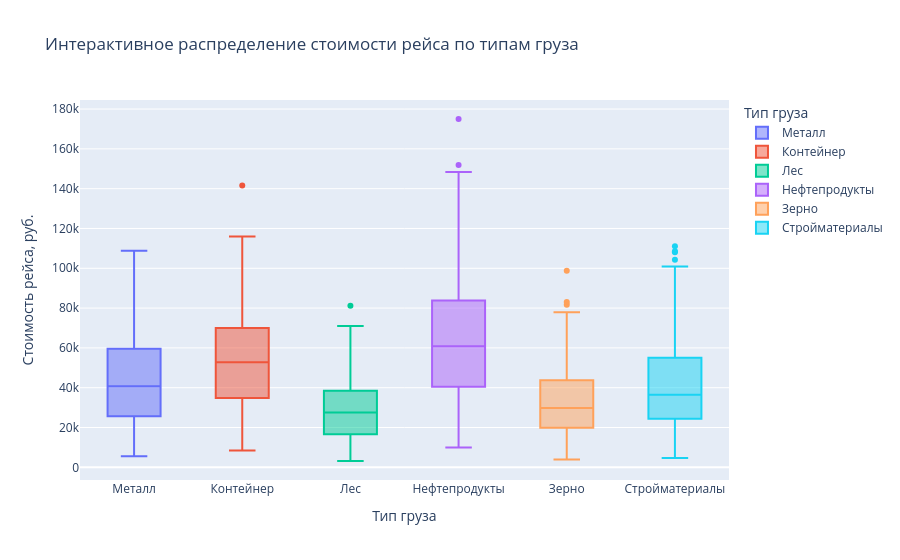

This figure's notebook cell:
### Markdown cell above
4) Интерактивный boxplot позволяет наводить курсор и видеть точные значения, а также приближать график

### Code cell
# 4)
fig_box = px.box(df, x="cargo_type", y="cost_rub", color="cargo_type",
                 points="outliers",
                 title="Интерактивное распределение стоимости рейса по типам груза",
                 labels={"cargo_type": "Тип груза", "cost_rub": "Стоимость рейса, руб."})
fig_box.show()

### Figure 1 — Plotly figure (JSON) as saved in the notebook; plotly's stock layout.template omitted (floating-point values rounded to 4 significant figures; data arrays with more than 128 entries replaced by an {"elided": "..."} marker saying what was removed)
{"data": [{"alignmentgroup": "True", "boxpoints": "outliers", "hovertemplate": "Тип груза=%{x}<br>Стоимость рейса, руб.=%{y}<extra></extra>", "legendgroup": "Металл", "marker": {"color": "#636efa"}, "name": "Металл", "notched": false, "offsetgroup": "Металл", "orientation": "v", "showlegend": true, "type": "box", "x": {"elided": "163 str values"}, "x0": " ", "xaxis": "x", "y": {"elided": "163 int values"}, "y0": " ", "yaxis": "y"}, {"alignmentgroup": "True", "boxpoints": "outliers", "hovertemplate": "Тип груза=%{x}<br>Стоимость рейса, руб.=%{y}<extra></extra>", "legendgroup": "Контейнер", "marker": {"color": "#EF553B"}, "name": "Контейнер", "notched": false, "offsetgroup": "Контейнер", "orientation": "v", "showlegend": true, "type": "box", "x": {"elided": "139 str values"}, "x0": " ", "xaxis": "x", "y": {"elided": "139 int values"}, "y0": " ", "yaxis": "y"}, {"alignmentgroup": "True", "boxpoints": "outliers", "hovertemplate": "Тип груза=%{x}<br>Стоимость рейса, руб.=%{y}<extra></extra>", "legendgroup": "Лес", "marker": {"color": "#00cc96"}, "name": "Лес", "notched": false, "offsetgroup": "Лес", "orientation": "v", "showlegend": true, "type": "box", "x": {"elided": "156 str values"}, "x0": " ", "xaxis": "x", "y": {"elided": "156 int values"}, "y0": " ", "yaxis": "y"}, {"alignmentgroup": "True", "boxpoints": "outliers", "hovertemplate": "Тип груза=%{x}<br>Стоимость рейса, руб.=%{y}<extra></extra>", "legendgroup": "Нефтепродукты", "marker": {"color": "#ab63fa"}, "name": "Нефтепродукты", "notched": false, "offsetgroup": "Нефтепродукты", "orientation": "v", "showlegend": true, "type": "box", "x": ["Нефтепродукты", "Нефтепродукты", "Нефтепродукты", "Нефтепродукты", "Нефтепродукты", "Нефтепродукты", "Нефтепродукты", "Нефтепродукты", "Нефтепродукты", "Нефтепродукты", "Нефтепродукты", "Нефтепродукты", "Нефтепродукты", "Нефтепродукты", "Нефтепродукты", "Нефтепродукты", "Нефтепродукты", "Нефтепродукты", "Нефтепродукты", "Нефтепродукты", "Нефтепродукты", "Нефтепродукты", "Нефтепродукты", "Нефтепродукты", "Нефтепродукты", "Нефтепродукты", "Нефтепродукты", "Нефтепродукты", "Нефтепродукты", "Нефтепродукты", "Нефтепродукты", "Нефтепродукты", "Нефтепродукты", "Нефтепродукты", "Нефтепродукты", "Нефтепродукты", "Нефтепродукты", "Нефтепродукты", "Нефтепродукты", "Нефтепродукты", "Нефтепродукты", "Нефтепродукты", "Нефтепродукты", "Нефтепродукты", "Нефтепродукты", "Нефтепродукты", "Нефтепродукты", "Нефтепродукты", "Нефтепродукты", "Нефтепродукты", "Нефтепродукты", "Нефтепродукты", "Нефтепродукты", "Нефтепродукты", "Нефтепродукты", "Нефтепродукты", "Нефтепродукты", "Нефтепродукты", "Нефтепродукты", "Нефтепродукты", "Нефтепродукты", "Нефтепродукты", "Нефтепродукты", "Нефтепродукты", "Нефтепродукты", "Нефтепродукты", "Нефтепродукты", "Нефтепродукты", "Нефтепродукты", "Нефтепродукты", "Нефтепродукты", "Нефтепродукты", "Нефтепродукты", "Нефтепродукты", "Нефтепродукты", "Нефтепродукты", "Нефтепродукты", "Нефтепродукты", "Нефтепродукты", "Нефтепродукты", "Нефтепродукты", "Нефтепродукты", "Нефтепродукты", "Нефтепродукты", "Нефтепродукты", "Нефтепродукты", "Нефтепродукты", "Нефтепродукты", "Нефтепродукты", "Нефтепродукты", "Нефтепродукты", "Нефтепродукты", "Нефтепродукты", "Нефтепродукты", "Нефтепродукты", "Нефтепродукты", "Нефтепродукты", "Нефтепродукты", "Нефтепродукты", "Нефтепродукты", "Нефтепродукты", "Нефтепродукты", "Нефтепродукты", "Нефтепродукты", "Нефтепродукты", "Нефтепродукты", "Нефтепродукты", "Нефтепродукты", "Нефтепродукты", "Нефтепродукты", "Нефтепродукты", "Нефтепродукты", "Нефтепродукты", "Нефтепродукты", "Нефтепродукты", "Нефтепродукты", "Нефтепродукты", "Нефтепродукты", "Нефтепродукты", "Нефтепродукты", "Нефтепродукты", "Нефтепродукты", "Нефтепродукты", "Нефтепродукты", "Нефтепродукты", "Нефтепродукты", "Нефтепродукты", "Нефтепродукты"], "x0": " ", "xaxis": "x", "y": [21010, 62100, 42270, 76530, 120070, 23270, 39710, 38410, 78250, 67600, 99630, 111330, 29910, 85390, 151840, 96520, 54040, 21110, 29080, 59870, 76840, 49610, 119220, 43230, 51270, 37510, 39970, 52050, 40190, 37740, 52140, 68140, 69460, 89430, 68710, 175010, 56530, 140150, 31720, 49270, 79290, 111030, 57110, 63980, 25120, 51710, 34680, 66750, 126120, 52640, 47780, 40640, 32010, 148400, 68140, 40040, 34940, 58140, 33050, 47780, 123820, 89050, 60620, 58230, 51000, 95580, 66370, 89830, 58560, 66270, 112200, 63200, 94940, 71480, 76040, 57650, 69020, 75980, 20010, 77000, 116880, 81800, 46060, 41420, 83400, 51560, 67770, 90260, 51350, 18890, 101140, 84290, 61610, 94350, 21030, 30020, 90040, 43060, 82800, 65010, 90140, 43190, 75850, 94670, 80550, 32590, 25360, 27520, 61060, 38170, 97830, 38180, 49480, 46800, 106390, 35600, 68240, 104130, 33330, 46650, 71630, 122680, 9930, 71860, 35890, 108750, 21800, 55880], "y0": " ", "yaxis": "y"}, {"alignmentgroup": "True", "boxpoints": "outliers", "hovertemplate": "Тип груза=%{x}<br>Стоимость рейса, руб.=%{y}<extra></extra>", "legendgroup": "Зерно", "marker": {"color": "#FFA15A"}, "name": "Зерно", "notched": false, "offsetgroup": "Зерно", "orientation": "v", "showlegend": true, "type": "box", "x": {"elided": "164 str values"}, "x0": " ", "xaxis": "x", "y": {"elided": "164 int values"}, "y0": " ", "yaxis": "y"}, {"alignmentgroup": "True", "boxpoints": "outliers", "hovertemplate": "Тип груза=%{x}<br>Стоимость рейса, руб.=%{y}<extra></extra>", "legendgroup": "Стройматериалы", "marker": {"color": "#19d3f3"}, "name": "Стройматериалы", "notched": false, "offsetgroup": "Стройматериалы", "orientation": "v", "showlegend": true, "type": "box", "x": {"elided": "160 str values"}, "x0": " ", "xaxis": "x", "y": {"elided": "160 int values"}, "y0": " ", "yaxis": "y"}], "layout": {"boxmode": "overlay", "legend": {"title": {"text": "Тип груза"}, "tracegroupgap": 0}, "title": {"text": "Интерактивное распределение стоимости рейса по типам груза"}, "xaxis": {"anchor": "y", "categoryarray": ["Металл", "Контейнер", "Лес", "Нефтепродукты", "Зерно", "Стройматериалы"], "categoryorder": "array", "domain": [0, 1], "title": {"text": "Тип груза"}}, "yaxis": {"anchor": "x", "domain": [0, 1], "title": {"text": "Стоимость рейса, руб."}}}}
